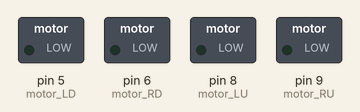
The sketch below on a simulated Arduino Uno, built with avr-gcc and run on an emulated ATmega328P. Shown: switched loads named in the sketch (green lamp = pin HIGH).

Above: at 0.6 s.
At 2.31 s:
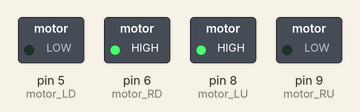
Timing chart, 0 to 3.0 s (numbered marks = the images above):
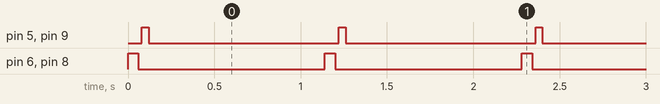

The sketch:

DC_Stepper.ino
```cpp
int motor_RU = 9;
int motor_LU = 8;
int motor_RD = 6;
int motor_LD = 5;

int on_interval = 60;
int off_interval = 20;
int rev_interval = 40;

void drive(int mode)
{
  if(mode == 0)
  {
    digitalWrite(motor_RU, LOW);
    digitalWrite(motor_LU, LOW);
    digitalWrite(motor_RD, LOW);
    digitalWrite(motor_LD, LOW);
  }
  else if(mode == 1)
  {
    digitalWrite(motor_RU, LOW);
    digitalWrite(motor_LU, HIGH);
    digitalWrite(motor_RD, HIGH);
    digitalWrite(motor_LD, LOW);
  }
  else if(mode == -1)
  {
    digitalWrite(motor_RU, HIGH);
    digitalWrite(motor_LU, LOW);
    digitalWrite(motor_RD, LOW);
    digitalWrite(motor_LD, HIGH);
  }
}

void stepping(bool clockwise, int on_interval, int off_interval)
{
  if(clockwise == 1)
  {
    drive(1);
    delay(on_interval);
    drive(0);
    delay(off_interval);
    drive(-1);
    delay(rev_interval);
    drive(0);
    delay(off_interval);
  }
  else
  {
    drive(-1);
    delay(on_interval);
    drive(0);
    delay(off_interval);
    drive(1);
    delay(rev_interval);
    drive(0);
    delay(off_interval);
  }
}

void setup() {
  pinMode(motor_RU, OUTPUT);
  pinMode(motor_LU, OUTPUT);
  pinMode(motor_RD, OUTPUT);
  pinMode(motor_LD, OUTPUT);
  drive(0);
}

void loop() {
  stepping(1, on_interval, off_interval);
  delay(1000);
}
```

Measured:
- by itself, pin 5 (motor_LD), pin 9 (motor_RU): alternates HIGH for 0.04 s and LOW for 1.1 s
- by itself, pin 6 (motor_RD), pin 8 (motor_LU): alternates HIGH for 0.06 s and LOW for 1.1 s
- by itself, everything shown: repeats every 1.1 s, in 3 steps
